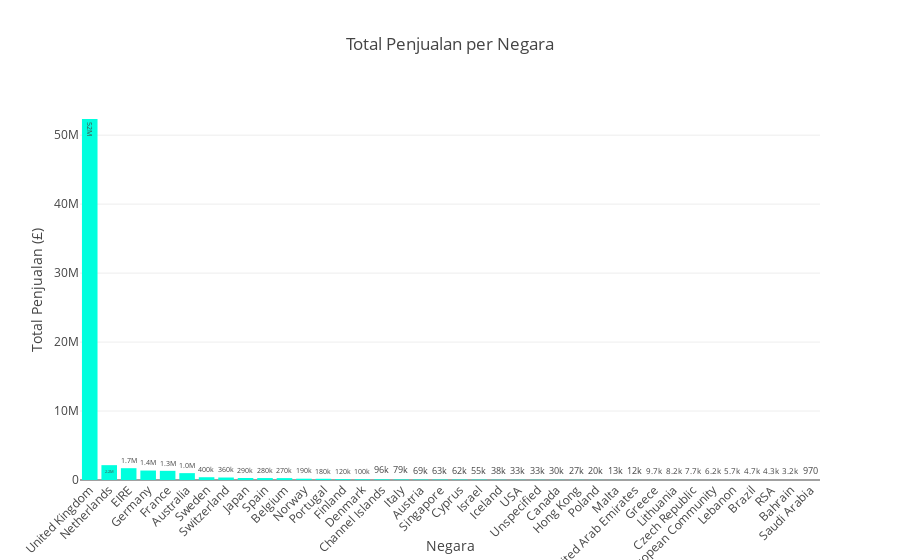

Notebook code for this chart:
### Markdown cell above
## **Barchart: Total penjualan per-Negara**

### Code cell
import plotly.express as px

total = df_cleaned.copy()
total['Total'] = total['Price'] * total['Quantity']
total_penjualan_perCountry = total.groupby('Country')['Total'].sum().reset_index()
total_penjualan_perCountry = total_penjualan_perCountry.sort_values(by='Total', ascending=False)

fig = px.bar(
    total_penjualan_perCountry,
    x='Country',
    y='Total',
    title='Total Penjualan per-Negara',
    labels={'Total': 'Total Penjualan (£)', 'Country': 'Negara'},
    text_auto='.2s',
    color_discrete_sequence=['#00FFDE']
)

fig.update_layout(
    title={'text': 'Total Penjualan per Negara','x': 0.5,'xanchor': 'center'},
    xaxis_tickangle=-45,
    plot_bgcolor='white',
    yaxis_title='Total Penjualan (£)',
    xaxis_title='Negara',
)

### Figure 1 — Plotly figure (JSON) as saved in the notebook; plotly's stock layout.template omitted (floating-point values rounded to 4 significant figures)
{"data": [{"alignmentgroup": "True", "hovertemplate": "Negara=%{x}<br>Total Penjualan (£)=%{y}<extra></extra>", "legendgroup": "", "marker": {"color": "#00FFDE", "pattern": {"shape": ""}}, "name": "", "offsetgroup": "", "orientation": "v", "showlegend": false, "textposition": "auto", "texttemplate": "%{y:.2s}", "type": "bar", "x": ["United Kingdom", "Netherlands", "EIRE", "Germany", "France", "Australia", "Sweden", "Switzerland", "Japan", "Spain", "Belgium", "Norway", "Portugal", "Finland", "Denmark", "Channel Islands", "Italy", "Austria", "Singapore", "Cyprus", "Israel", "Iceland", "USA", "Unspecified", "Canada", "Hong Kong", "Poland", "Malta", "United Arab Emirates", "Greece", "Lithuania", "Czech Republic", "European Community", "Lebanon", "Brazil", "RSA", "Bahrain", "Saudi Arabia"], "xaxis": "x", "y": [52350000.0, 2152000.0, 1712000.0, 1370000.0, 1330000.0, 995400.0, 401900.0, 361700.0, 293200.0, 280800.0, 272100.0, 188600.0, 176000.0, 121000.0, 101100.0, 95930.0, 78540.0, 69150.0, 63480.0, 61610.0, 54720.0, 38310.0, 32850.0, 32640.0, 30400.0, 27010.0, 19790.0, 12720.0, 11970.0, 9667.0, 8188.0, 7674.0, 6210.0, 5692.0, 4652.0, 4260.0, 3227.0, 969.5], "yaxis": "y"}], "layout": {"barmode": "relative", "legend": {"tracegroupgap": 0}, "plot_bgcolor": "white", "title": {"text": "Total Penjualan per Negara", "x": 0.5, "xanchor": "center"}, "xaxis": {"anchor": "y", "domain": [0, 1], "tickangle": -45, "title": {"text": "Negara"}}, "yaxis": {"anchor": "x", "domain": [0, 1], "title": {"text": "Total Penjualan (£)"}}}}
